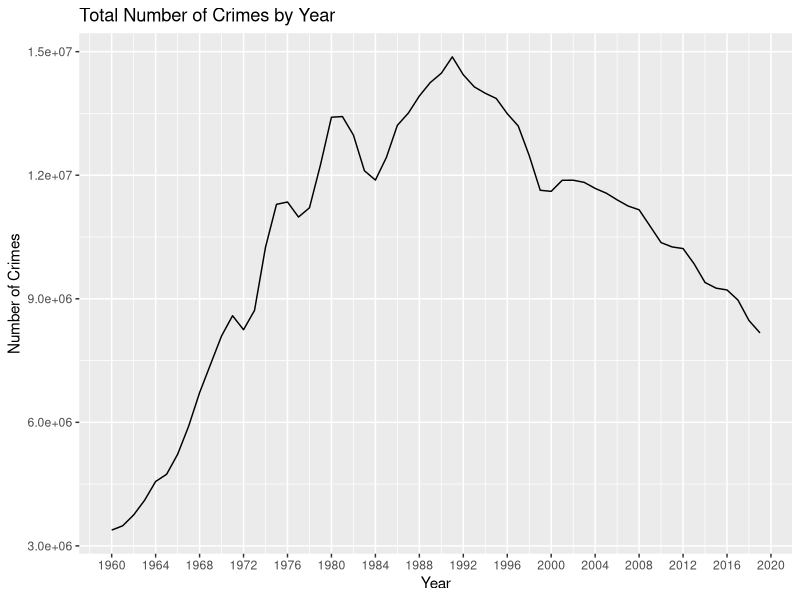
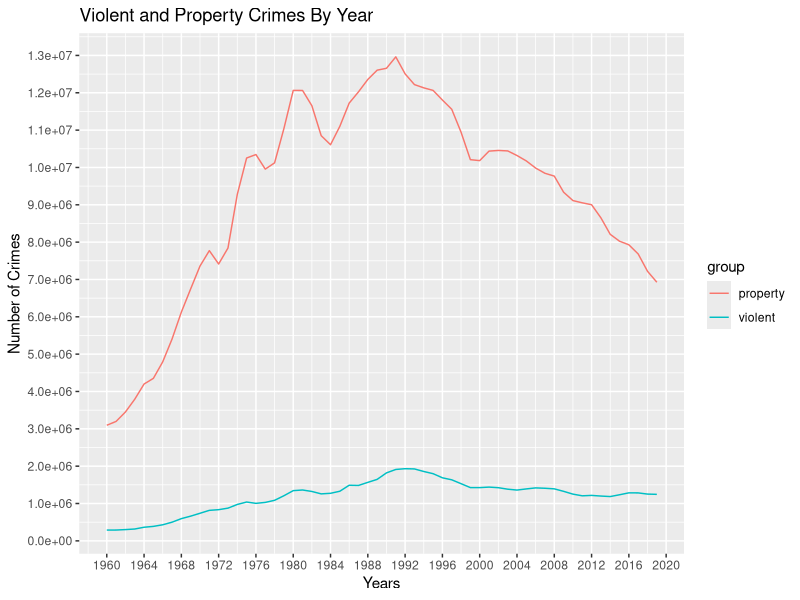

The R script that drew these images, in order:
## ---- chunk 1
library(tidyverse)
library(dplyr)

## ---- chunk 2
crime <- read_csv("data/us_crime_rates.csv")
crime

## ---- chunk 3
crime %>%
  ggplot(aes(x=year, y=total)) + geom_line() + labs(x = "Year", y="Number of Crimes", title="Total Number of Crimes by Year") + scale_x_continuous(breaks=seq(1960,2020,4))

## ---- chunk 4
crime1 <- data.frame(x=crime$year,
                y = c(crime$violent, crime$property),
                group = c(rep("violent", nrow(crime)),
                          rep("property", nrow(crime))))

ggplot(crime1, aes(x,y,col=group)) + geom_line() + scale_x_continuous(breaks=seq(1960,2020,4)) + scale_y_continuous(breaks=seq(0,50000000,1000000)) + labs(x="Years", y="Number of Crimes", title="Violent and Property Crimes By Year")
